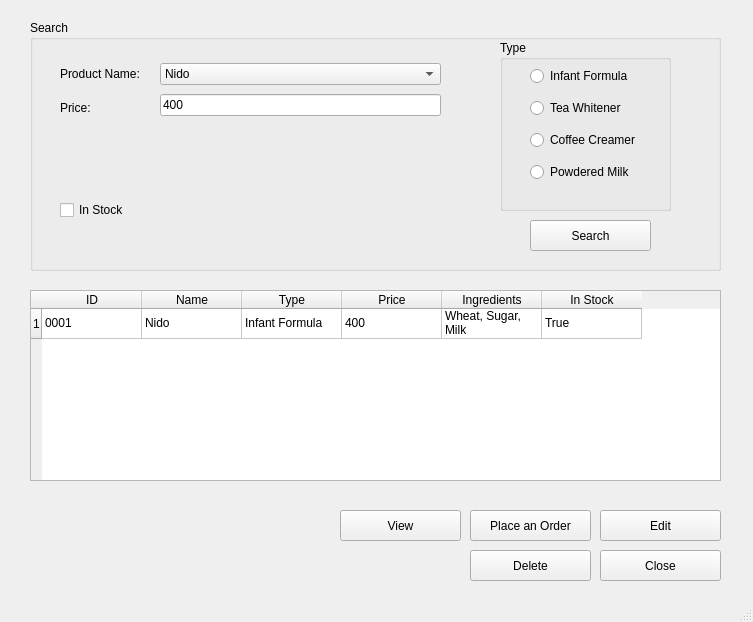
<?xml version="1.0" encoding="UTF-8"?>
<ui version="4.0">
 <class>MainWindow</class>
 <widget class="QMainWindow" name="MainWindow">
  <property name="geometry">
   <rect>
    <x>0</x>
    <y>0</y>
    <width>753</width>
    <height>622</height>
   </rect>
  </property>
  <property name="windowTitle">
   <string>MainWindow</string>
  </property>
  <widget class="QWidget" name="centralwidget">
   <widget class="QTableWidget" name="booksTableWidget">
    <property name="geometry">
     <rect>
      <x>30</x>
      <y>290</y>
      <width>691</width>
      <height>191</height>
     </rect>
    </property>
    <row>
     <property name="text">
      <string>1</string>
     </property>
    </row>
    <column>
     <property name="text">
      <string>ID</string>
     </property>
    </column>
    <column>
     <property name="text">
      <string>Name</string>
     </property>
    </column>
    <column>
     <property name="text">
      <string>Type</string>
     </property>
    </column>
    <column>
     <property name="text">
      <string>Price</string>
     </property>
    </column>
    <column>
     <property name="text">
      <string>Ingredients</string>
     </property>
    </column>
    <column>
     <property name="text">
      <string>In Stock</string>
     </property>
    </column>
    <item row="0" column="0">
     <property name="text">
      <string>0001</string>
     </property>
    </item>
    <item row="0" column="1">
     <property name="text">
      <string>Nido</string>
     </property>
    </item>
    <item row="0" column="2">
     <property name="text">
      <string>Infant Formula</string>
     </property>
    </item>
    <item row="0" column="3">
     <property name="text">
      <string>400</string>
     </property>
    </item>
    <item row="0" column="4">
     <property name="text">
      <string>Wheat, Sugar, Milk</string>
     </property>
    </item>
    <item row="0" column="5">
     <property name="text">
      <string>True</string>
     </property>
    </item>
   </widget>
   <widget class="QPushButton" name="deleteButton">
    <property name="geometry">
     <rect>
      <x>470</x>
      <y>550</y>
      <width>121</width>
      <height>31</height>
     </rect>
    </property>
    <property name="text">
     <string>Delete</string>
    </property>
   </widget>
   <widget class="QGroupBox" name="searched">
    <property name="geometry">
     <rect>
      <x>30</x>
      <y>20</y>
      <width>691</width>
      <height>251</height>
     </rect>
    </property>
    <property name="title">
     <string>Search</string>
    </property>
    <widget class="QGroupBox" name="type">
     <property name="geometry">
      <rect>
       <x>470</x>
       <y>20</y>
       <width>171</width>
       <height>171</height>
      </rect>
     </property>
     <property name="title">
      <string>Type</string>
     </property>
     <widget class="QWidget" name="layoutWidget">
      <property name="geometry">
       <rect>
        <x>30</x>
        <y>20</y>
        <width>120</width>
        <height>131</height>
       </rect>
      </property>
      <layout class="QVBoxLayout" name="verticalLayout_3">
       <item>
        <widget class="QRadioButton" name="rdb1">
         <property name="text">
          <string>Infant Formula</string>
         </property>
        </widget>
       </item>
       <item>
        <widget class="QRadioButton" name="rdb2">
         <property name="text">
          <string>Tea Whitener</string>
         </property>
        </widget>
       </item>
       <item>
        <widget class="QRadioButton" name="rdb3">
         <property name="text">
          <string>Coffee Creamer</string>
         </property>
        </widget>
       </item>
       <item>
        <widget class="QRadioButton" name="rdb3_2">
         <property name="text">
          <string>Powdered Milk</string>
         </property>
        </widget>
       </item>
      </layout>
     </widget>
    </widget>
    <widget class="QCheckBox" name="issueCheck">
     <property name="geometry">
      <rect>
       <x>30</x>
       <y>180</y>
       <width>71</width>
       <height>20</height>
      </rect>
     </property>
     <property name="text">
      <string>In Stock</string>
     </property>
    </widget>
    <widget class="QPushButton" name="searchButton">
     <property name="geometry">
      <rect>
       <x>500</x>
       <y>200</y>
       <width>121</width>
       <height>31</height>
      </rect>
     </property>
     <property name="text">
      <string>Search</string>
     </property>
    </widget>
    <widget class="QWidget" name="layoutWidget">
     <property name="geometry">
      <rect>
       <x>30</x>
       <y>40</y>
       <width>87</width>
       <height>61</height>
      </rect>
     </property>
     <layout class="QVBoxLayout" name="verticalLayout">
      <item>
       <widget class="QLabel" name="label">
        <property name="text">
         <string>Product Name:</string>
        </property>
       </widget>
      </item>
      <item>
       <widget class="QLabel" name="label_2">
        <property name="text">
         <string>Price:</string>
        </property>
       </widget>
      </item>
     </layout>
    </widget>
    <widget class="QWidget" name="layoutWidget">
     <property name="geometry">
      <rect>
       <x>130</x>
       <y>40</y>
       <width>281</width>
       <height>61</height>
      </rect>
     </property>
     <layout class="QVBoxLayout" name="verticalLayout_2">
      <item>
       <widget class="QComboBox" name="categoryCombo">
        <item>
         <property name="text">
          <string>Nido</string>
         </property>
        </item>
        <item>
         <property name="text">
          <string>Everyday</string>
         </property>
        </item>
        <item>
         <property name="text">
          <string>Nestle cream</string>
         </property>
        </item>
       </widget>
      </item>
      <item>
       <widget class="QLineEdit" name="titleline">
        <property name="text">
         <string>400</string>
        </property>
       </widget>
      </item>
     </layout>
    </widget>
   </widget>
   <widget class="QPushButton" name="closeButton">
    <property name="geometry">
     <rect>
      <x>600</x>
      <y>550</y>
      <width>121</width>
      <height>31</height>
     </rect>
    </property>
    <property name="text">
     <string>Close</string>
    </property>
   </widget>
   <widget class="QPushButton" name="viewButton_2">
    <property name="geometry">
     <rect>
      <x>470</x>
      <y>510</y>
      <width>121</width>
      <height>31</height>
     </rect>
    </property>
    <property name="text">
     <string>Place an Order</string>
    </property>
   </widget>
   <widget class="QPushButton" name="viewButton">
    <property name="geometry">
     <rect>
      <x>340</x>
      <y>510</y>
      <width>121</width>
      <height>31</height>
     </rect>
    </property>
    <property name="text">
     <string>View</string>
    </property>
   </widget>
   <widget class="QPushButton" name="viewButton_3">
    <property name="geometry">
     <rect>
      <x>600</x>
      <y>510</y>
      <width>121</width>
      <height>31</height>
     </rect>
    </property>
    <property name="text">
     <string>Edit</string>
    </property>
   </widget>
  </widget>
  <widget class="QMenuBar" name="menubar">
   <property name="geometry">
    <rect>
     <x>0</x>
     <y>0</y>
     <width>753</width>
     <height>26</height>
    </rect>
   </property>
  </widget>
  <widget class="QStatusBar" name="statusbar"/>
 </widget>
 <resources/>
 <connections/>
</ui>
